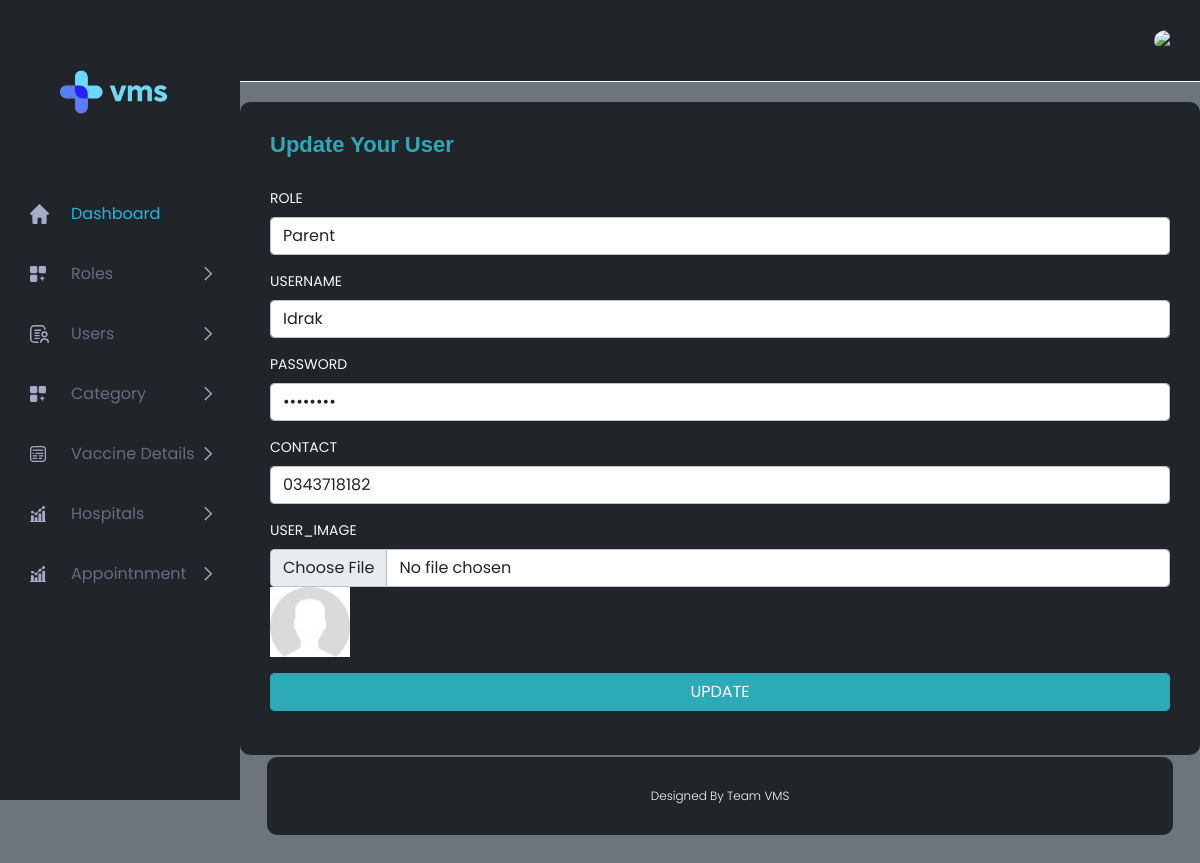
The app's page /ADMIN/user_update_form.php?id=2 (signed in) with its own data.
### tables this page shows
CREATE TABLE `users` (
  `ID` int(11) NOT NULL,
  `ROLE_ID_FK` int(11) NOT NULL,
  `USERNAME` varchar(30) NOT NULL,
  `PASSWORD` varchar(40) NOT NULL,
  `CONTACT` varchar(40) NOT NULL,
  `USER_IMAGE` varchar(50) NOT NULL
);

CREATE TABLE `role` (
  `ID` int(11) NOT NULL,
  `ROLE_NAME` varchar(40) NOT NULL
);

### ADMIN/user_update_form.php (the view, shortened to what this page needs)
<?php include('header.php');
include('connection.php');
$q = "select * from role";
$res = mysqli_query($con, $q);
$i = $_GET['id'];
$q1 = "select * from USERS where ID='$i'";
$res1 = mysqli_query($con, $q1);
$data1 = mysqli_fetch_assoc($res1);
?>
<div class="container-fluid p-0">
    <div class="row justify-content-center">
        <div class="col-lg-12">
            <div class="white_box text-light bg-dark mb_30">
                <div class="box_header ">
                    <div class="main-title">
                        <h3 class="mb-0" style="color: 2DAAB8;">Update Your User</h3>
                    </div>
                </div>
                <form method="POST" action="user_update.php" enctype="multipart/form-data">
                    <div class="mb-3">
                        <label class="form-label" for="exampleFormControlInput1">ROLE</label>
                        <select class="form-control" name="u_r_id">
                            <?php while ($data = mysqli_fetch_assoc($res)) { ?>
                                <option value="<?php echo $data['ID'] ?>" <?php if ($data['ID'] == $data1['ROLE_ID_FK']) {
                                                                                echo 'selected';
                                                                            }  ?>> <?php echo $data['ROLE_NAME'] ?> </option>
                            <?php } ?>
                        </select>
                    </div>
                    <div class="mb-3">
                        <label class="form-label" for="exampleFormControlInput1">USERNAME</label>
                        <input type="text" class="form-control" id="exampleFormControlInput1" name="u_name" value="<?php echo $data1['USERNAME'] ?>">
                    </div>
                    <div class="mb-3">
                        <label class="form-label" for="exampleFormControlInput1">PASSWORD</label>
                        <input type="password" class="form-control" id="exampleFormControlInput1" name="pwsd" value="<?php echo $data1['PASSWORD'] ?>">
                    </div>
                    <div class="mb-3">
                        <label class="form-label" for="exampleFormControlInput1">CONTACT</label>
                        <input type="text" class="form-control" id="exampleFormControlInput1" name="cnt" value="<?php echo $data1['CONTACT'] ?>">
                    </div>
                    <div class="mb-3">
                        <label class="form-label" for="exampleFormControlInput1">USER_IMAGE</label>
                        <input type="file" class="form-control" id="exampleFormControlInput1" onChange="readURL(this)" name="u_image">
                        <img id="proimg" src="<?php echo $data1['USER_IMAGE'] ?>" height=70 />
                    </div>
                    <button type="submit" class="btn btn-primary form-control" name="btn">UPDATE</button>
                </form>
            </div>
        </div>
    </div>
    <?php include('footer.php') ?>

### records on screen
users: u_r_id "Parent", u_name "Idrak", cnt "0343718182", USER_IMAGE (placeholder picture)
